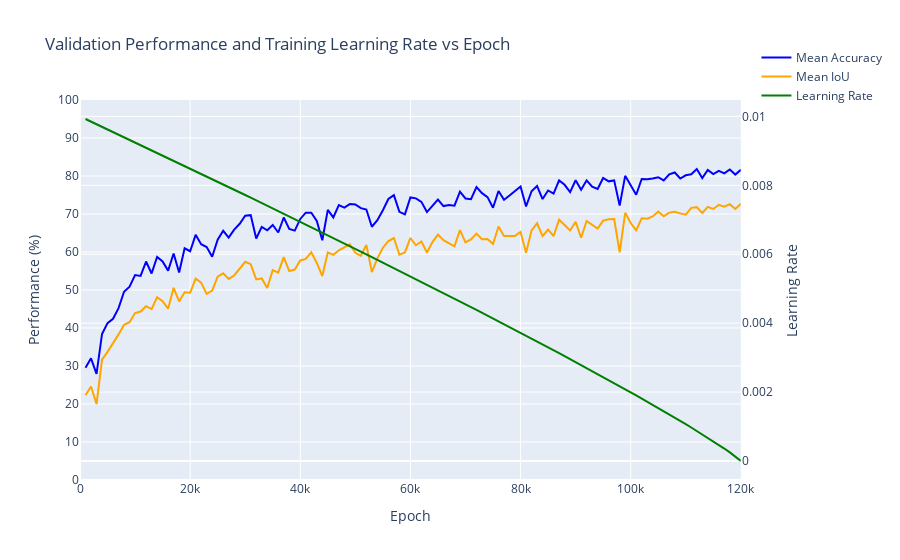

The notebook cell saved with this chart:
### Code cell
# SEBNet BaselineHead SGD, Scratch, Batch Size 8, OHEM Cross Entropy - 72.7 Best mIoU
log_file_path = '/home/robert.breslin/alessandro/paper_2/mmsegmentation/work_dirs/sebnet_baseline-head_1xb8_cityscapes_ohem_scratch/20250822_163019/20250822_163019.log'
epochs, mIoU, mAcc, lrs = parse_log_file(log_file_path)
plot_accuracies_and_lr_interactive(epochs, mAcc, mIoU, lrs, [0,120000])
